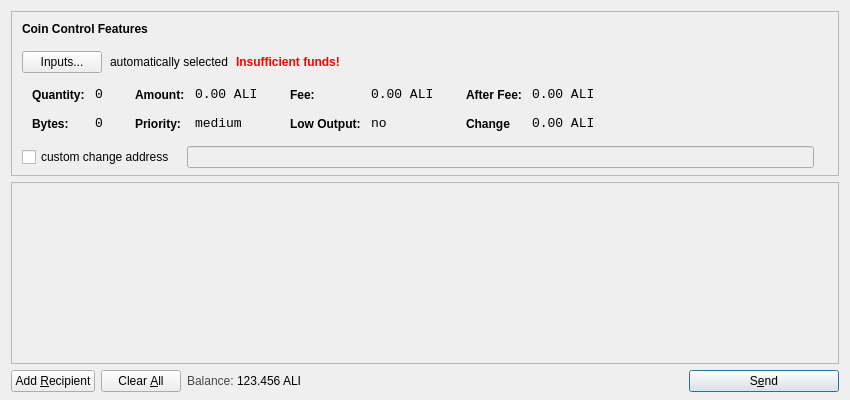
<?xml version="1.0" encoding="UTF-8"?>
<ui version="4.0">
 <class>SendCoinsDialog</class>
 <widget class="QDialog" name="SendCoinsDialog">
  <property name="geometry">
   <rect>
    <x>0</x>
    <y>0</y>
    <width>850</width>
    <height>400</height>
   </rect>
  </property>
  <property name="windowTitle">
   <string>Send Coins</string>
  </property>
  <layout class="QVBoxLayout" name="verticalLayout" stretch="0,1,0">
   <property name="bottomMargin">
    <number>8</number>
   </property>
   <item>
    <widget class="QFrame" name="frameCoinControl">
     <property name="sizePolicy">
      <sizepolicy hsizetype="Expanding" vsizetype="Expanding">
       <horstretch>0</horstretch>
       <verstretch>0</verstretch>
      </sizepolicy>
     </property>
     <property name="maximumSize">
      <size>
       <width>16777215</width>
       <height>16777215</height>
      </size>
     </property>
     <property name="frameShape">
      <enum>QFrame::StyledPanel</enum>
     </property>
     <property name="frameShadow">
      <enum>QFrame::Sunken</enum>
     </property>
     <layout class="QVBoxLayout" name="verticalLayoutCoinControl2">
      <property name="spacing">
       <number>6</number>
      </property>
      <property name="leftMargin">
       <number>0</number>
      </property>
      <property name="topMargin">
       <number>0</number>
      </property>
      <property name="rightMargin">
       <number>0</number>
      </property>
      <property name="bottomMargin">
       <number>6</number>
      </property>
      <item>
       <layout class="QVBoxLayout" name="verticalLayoutCoinControl" stretch="0,0,0,0,1">
        <property name="spacing">
         <number>0</number>
        </property>
        <property name="leftMargin">
         <number>10</number>
        </property>
        <property name="topMargin">
         <number>10</number>
        </property>
        <item>
         <layout class="QHBoxLayout" name="horizontalLayoutCoinControl1">
          <property name="bottomMargin">
           <number>15</number>
          </property>
          <item>
           <widget class="QLabel" name="labelCoinControlFeatures">
            <property name="sizePolicy">
             <sizepolicy hsizetype="Preferred" vsizetype="Maximum">
              <horstretch>0</horstretch>
              <verstretch>0</verstretch>
             </sizepolicy>
            </property>
            <property name="font">
             <font>
              <weight>75</weight>
              <bold>true</bold>
             </font>
            </property>
            <property name="styleSheet">
             <string notr="true">font-weight:bold;</string>
            </property>
            <property name="text">
             <string>Coin Control Features</string>
            </property>
           </widget>
          </item>
         </layout>
        </item>
        <item>
         <layout class="QHBoxLayout" name="horizontalLayoutCoinControl2" stretch="0,0,0,0">
          <property name="spacing">
           <number>8</number>
          </property>
          <property name="bottomMargin">
           <number>10</number>
          </property>
          <item>
           <widget class="QPushButton" name="pushButtonCoinControl">
            <property name="styleSheet">
             <string notr="true"/>
            </property>
            <property name="text">
             <string>Inputs...</string>
            </property>
           </widget>
          </item>
          <item>
           <widget class="QLabel" name="labelCoinControlAutomaticallySelected">
            <property name="text">
             <string>automatically selected</string>
            </property>
            <property name="margin">
             <number>5</number>
            </property>
           </widget>
          </item>
          <item>
           <widget class="QLabel" name="labelCoinControlInsuffFunds">
            <property name="font">
             <font>
              <weight>75</weight>
              <bold>true</bold>
             </font>
            </property>
            <property name="styleSheet">
             <string notr="true">color:red;font-weight:bold;</string>
            </property>
            <property name="text">
             <string>Insufficient funds!</string>
            </property>
            <property name="margin">
             <number>5</number>
            </property>
           </widget>
          </item>
          <item>
           <spacer name="horizontalSpacerCoinControl">
            <property name="orientation">
             <enum>Qt::Horizontal</enum>
            </property>
            <property name="sizeHint" stdset="0">
             <size>
              <width>40</width>
              <height>1</height>
             </size>
            </property>
           </spacer>
          </item>
         </layout>
        </item>
        <item>
         <widget class="QWidget" name="widgetCoinControl" native="true">
          <property name="sizePolicy">
           <sizepolicy hsizetype="Preferred" vsizetype="Preferred">
            <horstretch>0</horstretch>
            <verstretch>0</verstretch>
           </sizepolicy>
          </property>
          <property name="minimumSize">
           <size>
            <width>0</width>
            <height>0</height>
           </size>
          </property>
          <property name="styleSheet">
           <string notr="true"/>
          </property>
          <layout class="QHBoxLayout" name="horizontalLayoutCoinControl5">
           <property name="leftMargin">
            <number>0</number>
           </property>
           <property name="topMargin">
            <number>0</number>
           </property>
           <property name="rightMargin">
            <number>0</number>
           </property>
           <property name="bottomMargin">
            <number>0</number>
           </property>
           <item>
            <layout class="QHBoxLayout" name="horizontalLayoutCoinControl3" stretch="0,0,0,1">
             <property name="spacing">
              <number>20</number>
             </property>
             <property name="topMargin">
              <number>0</number>
             </property>
             <property name="bottomMargin">
              <number>10</number>
             </property>
             <item>
              <layout class="QFormLayout" name="formLayoutCoinControl1">
               <property name="horizontalSpacing">
                <number>10</number>
               </property>
               <property name="verticalSpacing">
                <number>14</number>
               </property>
               <property name="leftMargin">
                <number>10</number>
               </property>
               <property name="topMargin">
                <number>4</number>
               </property>
               <property name="rightMargin">
                <number>6</number>
               </property>
               <item row="0" column="0">
                <widget class="QLabel" name="labelCoinControlQuantityText">
                 <property name="styleSheet">
                  <string notr="true">font-weight:bold;</string>
                 </property>
                 <property name="text">
                  <string>Quantity:</string>
                 </property>
                 <property name="margin">
                  <number>0</number>
                 </property>
                </widget>
               </item>
               <item row="0" column="1">
                <widget class="QLabel" name="labelCoinControlQuantity">
                 <property name="font">
                  <font>
                   <family>Monospace</family>
                   <pointsize>10</pointsize>
                  </font>
                 </property>
                 <property name="cursor">
                  <cursorShape>IBeamCursor</cursorShape>
                 </property>
                 <property name="contextMenuPolicy">
                  <enum>Qt::ActionsContextMenu</enum>
                 </property>
                 <property name="text">
                  <string>0</string>
                 </property>
                 <property name="margin">
                  <number>0</number>
                 </property>
                 <property name="textInteractionFlags">
                  <set>Qt::LinksAccessibleByMouse|Qt::TextSelectableByKeyboard|Qt::TextSelectableByMouse</set>
                 </property>
                </widget>
               </item>
               <item row="1" column="0">
                <widget class="QLabel" name="labelCoinControlBytesText">
                 <property name="styleSheet">
                  <string notr="true">font-weight:bold;</string>
                 </property>
                 <property name="text">
                  <string>Bytes:</string>
                 </property>
                </widget>
               </item>
               <item row="1" column="1">
                <widget class="QLabel" name="labelCoinControlBytes">
                 <property name="font">
                  <font>
                   <family>Monospace</family>
                   <pointsize>10</pointsize>
                  </font>
                 </property>
                 <property name="cursor">
                  <cursorShape>IBeamCursor</cursorShape>
                 </property>
                 <property name="contextMenuPolicy">
                  <enum>Qt::ActionsContextMenu</enum>
                 </property>
                 <property name="text">
                  <string>0</string>
                 </property>
                 <property name="textInteractionFlags">
                  <set>Qt::LinksAccessibleByMouse|Qt::TextSelectableByKeyboard|Qt::TextSelectableByMouse</set>
                 </property>
                </widget>
               </item>
              </layout>
             </item>
             <item>
              <layout class="QFormLayout" name="formLayoutCoinControl2">
               <property name="horizontalSpacing">
                <number>10</number>
               </property>
               <property name="verticalSpacing">
                <number>14</number>
               </property>
               <property name="leftMargin">
                <number>6</number>
               </property>
               <property name="topMargin">
                <number>4</number>
               </property>
               <property name="rightMargin">
                <number>6</number>
               </property>
               <item row="0" column="0">
                <widget class="QLabel" name="labelCoinControlAmountText">
                 <property name="styleSheet">
                  <string notr="true">font-weight:bold;</string>
                 </property>
                 <property name="text">
                  <string>Amount:</string>
                 </property>
                 <property name="margin">
                  <number>0</number>
                 </property>
                </widget>
               </item>
               <item row="0" column="1">
                <widget class="QLabel" name="labelCoinControlAmount">
                 <property name="font">
                  <font>
                   <family>Monospace</family>
                   <pointsize>10</pointsize>
                  </font>
                 </property>
                 <property name="cursor">
                  <cursorShape>IBeamCursor</cursorShape>
                 </property>
                 <property name="contextMenuPolicy">
                  <enum>Qt::ActionsContextMenu</enum>
                 </property>
                 <property name="text">
                  <string>0.00 ALI</string>
                 </property>
                 <property name="textInteractionFlags">
                  <set>Qt::LinksAccessibleByMouse|Qt::TextSelectableByKeyboard|Qt::TextSelectableByMouse</set>
                 </property>
                </widget>
               </item>
               <item row="1" column="0">
                <widget class="QLabel" name="labelCoinControlPriorityText">
                 <property name="styleSheet">
                  <string notr="true">font-weight:bold;</string>
                 </property>
                 <property name="text">
                  <string>Priority:</string>
                 </property>
                </widget>
               </item>
               <item row="1" column="1">
                <widget class="QLabel" name="labelCoinControlPriority">
                 <property name="font">
                  <font>
                   <family>Monospace</family>
                   <pointsize>10</pointsize>
                  </font>
                 </property>
                 <property name="cursor">
                  <cursorShape>IBeamCursor</cursorShape>
                 </property>
                 <property name="contextMenuPolicy">
                  <enum>Qt::ActionsContextMenu</enum>
                 </property>
                 <property name="text">
                  <string>medium</string>
                 </property>
                 <property name="textInteractionFlags">
                  <set>Qt::LinksAccessibleByMouse|Qt::TextSelectableByKeyboard|Qt::TextSelectableByMouse</set>
                 </property>
                </widget>
               </item>
              </layout>
             </item>
             <item>
              <layout class="QFormLayout" name="formLayoutCoinControl3">
               <property name="horizontalSpacing">
                <number>10</number>
               </property>
               <property name="verticalSpacing">
                <number>14</number>
               </property>
               <property name="leftMargin">
                <number>6</number>
               </property>
               <property name="topMargin">
                <number>4</number>
               </property>
               <property name="rightMargin">
                <number>6</number>
               </property>
               <item row="0" column="0">
                <widget class="QLabel" name="labelCoinControlFeeText">
                 <property name="styleSheet">
                  <string notr="true">font-weight:bold;</string>
                 </property>
                 <property name="text">
                  <string>Fee:</string>
                 </property>
                 <property name="margin">
                  <number>0</number>
                 </property>
                </widget>
               </item>
               <item row="0" column="1">
                <widget class="QLabel" name="labelCoinControlFee">
                 <property name="font">
                  <font>
                   <family>Monospace</family>
                   <pointsize>10</pointsize>
                  </font>
                 </property>
                 <property name="cursor">
                  <cursorShape>IBeamCursor</cursorShape>
                 </property>
                 <property name="contextMenuPolicy">
                  <enum>Qt::ActionsContextMenu</enum>
                 </property>
                 <property name="text">
                  <string>0.00 ALI</string>
                 </property>
                 <property name="textInteractionFlags">
                  <set>Qt::LinksAccessibleByMouse|Qt::TextSelectableByKeyboard|Qt::TextSelectableByMouse</set>
                 </property>
                </widget>
               </item>
               <item row="1" column="0">
                <widget class="QLabel" name="labelCoinControlLowOutputText">
                 <property name="styleSheet">
                  <string notr="true">font-weight:bold;</string>
                 </property>
                 <property name="text">
                  <string>Low Output:</string>
                 </property>
                </widget>
               </item>
               <item row="1" column="1">
                <widget class="QLabel" name="labelCoinControlLowOutput">
                 <property name="font">
                  <font>
                   <family>Monospace</family>
                   <pointsize>10</pointsize>
                  </font>
                 </property>
                 <property name="cursor">
                  <cursorShape>IBeamCursor</cursorShape>
                 </property>
                 <property name="contextMenuPolicy">
                  <enum>Qt::ActionsContextMenu</enum>
                 </property>
                 <property name="text">
                  <string>no</string>
                 </property>
                 <property name="textInteractionFlags">
                  <set>Qt::LinksAccessibleByMouse|Qt::TextSelectableByKeyboard|Qt::TextSelectableByMouse</set>
                 </property>
                </widget>
               </item>
              </layout>
             </item>
             <item>
              <layout class="QFormLayout" name="formLayoutCoinControl4">
               <property name="horizontalSpacing">
                <number>10</number>
               </property>
               <property name="verticalSpacing">
                <number>14</number>
               </property>
               <property name="leftMargin">
                <number>6</number>
               </property>
               <property name="topMargin">
                <number>4</number>
               </property>
               <property name="rightMargin">
                <number>6</number>
               </property>
               <item row="0" column="0">
                <widget class="QLabel" name="labelCoinControlAfterFeeText">
                 <property name="styleSheet">
                  <string notr="true">font-weight:bold;</string>
                 </property>
                 <property name="text">
                  <string>After Fee:</string>
                 </property>
                 <property name="margin">
                  <number>0</number>
                 </property>
                </widget>
               </item>
               <item row="0" column="1">
                <widget class="QLabel" name="labelCoinControlAfterFee">
                 <property name="font">
                  <font>
                   <family>Monospace</family>
                   <pointsize>10</pointsize>
                  </font>
                 </property>
                 <property name="cursor">
                  <cursorShape>IBeamCursor</cursorShape>
                 </property>
                 <property name="contextMenuPolicy">
                  <enum>Qt::ActionsContextMenu</enum>
                 </property>
                 <property name="text">
                  <string>0.00 ALI</string>
                 </property>
                 <property name="textInteractionFlags">
                  <set>Qt::LinksAccessibleByMouse|Qt::TextSelectableByKeyboard|Qt::TextSelectableByMouse</set>
                 </property>
                </widget>
               </item>
               <item row="1" column="0">
                <widget class="QLabel" name="labelCoinControlChangeText">
                 <property name="styleSheet">
                  <string notr="true">font-weight:bold;</string>
                 </property>
                 <property name="text">
                  <string>Change</string>
                 </property>
                </widget>
               </item>
               <item row="1" column="1">
                <widget class="QLabel" name="labelCoinControlChange">
                 <property name="font">
                  <font>
                   <family>Monospace</family>
                   <pointsize>10</pointsize>
                  </font>
                 </property>
                 <property name="cursor">
                  <cursorShape>IBeamCursor</cursorShape>
                 </property>
                 <property name="contextMenuPolicy">
                  <enum>Qt::ActionsContextMenu</enum>
                 </property>
                 <property name="text">
                  <string>0.00 ALI</string>
                 </property>
                 <property name="textInteractionFlags">
                  <set>Qt::LinksAccessibleByMouse|Qt::TextSelectableByKeyboard|Qt::TextSelectableByMouse</set>
                 </property>
                </widget>
               </item>
              </layout>
             </item>
            </layout>
           </item>
          </layout>
         </widget>
        </item>
        <item>
         <layout class="QHBoxLayout" name="horizontalLayoutCoinControl4" stretch="0,0,0">
          <property name="spacing">
           <number>12</number>
          </property>
          <property name="sizeConstraint">
           <enum>QLayout::SetDefaultConstraint</enum>
          </property>
          <property name="topMargin">
           <number>5</number>
          </property>
          <property name="rightMargin">
           <number>5</number>
          </property>
          <item>
           <widget class="QCheckBox" name="checkBoxCoinControlChange">
            <property name="text">
             <string>custom change address</string>
            </property>
           </widget>
          </item>
          <item>
           <widget class="QLineEdit" name="lineEditCoinControlChange">
            <property name="enabled">
             <bool>false</bool>
            </property>
            <property name="sizePolicy">
             <sizepolicy hsizetype="Expanding" vsizetype="Fixed">
              <horstretch>0</horstretch>
              <verstretch>0</verstretch>
             </sizepolicy>
            </property>
           </widget>
          </item>
          <item>
           <widget class="QLabel" name="labelCoinControlChangeLabel">
            <property name="sizePolicy">
             <sizepolicy hsizetype="Preferred" vsizetype="Expanding">
              <horstretch>0</horstretch>
              <verstretch>0</verstretch>
             </sizepolicy>
            </property>
            <property name="minimumSize">
             <size>
              <width>0</width>
              <height>0</height>
             </size>
            </property>
            <property name="text">
             <string/>
            </property>
            <property name="margin">
             <number>3</number>
            </property>
           </widget>
          </item>
         </layout>
        </item>
        <item>
         <spacer name="verticalSpacerCoinControl">
          <property name="orientation">
           <enum>Qt::Vertical</enum>
          </property>
          <property name="sizeHint" stdset="0">
           <size>
            <width>800</width>
            <height>1</height>
           </size>
          </property>
         </spacer>
        </item>
       </layout>
      </item>
     </layout>
    </widget>
   </item>
   <item>
    <widget class="QScrollArea" name="scrollArea">
     <property name="widgetResizable">
      <bool>true</bool>
     </property>
     <widget class="QWidget" name="scrollAreaWidgetContents">
      <property name="geometry">
       <rect>
        <x>0</x>
        <y>0</y>
        <width>830</width>
        <height>173</height>
       </rect>
      </property>
      <layout class="QVBoxLayout" name="verticalLayout_2">
       <property name="leftMargin">
        <number>0</number>
       </property>
       <property name="topMargin">
        <number>0</number>
       </property>
       <property name="rightMargin">
        <number>0</number>
       </property>
       <property name="bottomMargin">
        <number>0</number>
       </property>
       <item>
        <layout class="QVBoxLayout" name="entries">
         <property name="spacing">
          <number>6</number>
         </property>
        </layout>
       </item>
       <item>
        <spacer name="verticalSpacer">
         <property name="orientation">
          <enum>Qt::Vertical</enum>
         </property>
         <property name="sizeHint" stdset="0">
          <size>
           <width>20</width>
           <height>40</height>
          </size>
         </property>
        </spacer>
       </item>
      </layout>
     </widget>
    </widget>
   </item>
   <item>
    <layout class="QHBoxLayout" name="horizontalLayout">
     <item>
      <widget class="QPushButton" name="addButton">
       <property name="toolTip">
        <string>Send to multiple recipients at once</string>
       </property>
       <property name="text">
        <string>Add &amp;Recipient</string>
       </property>
       <property name="icon">
        <iconset resource="../bitcoin.qrc">
         <normaloff>:/icons/add</normaloff>:/icons/add</iconset>
       </property>
       <property name="autoDefault">
        <bool>false</bool>
       </property>
      </widget>
     </item>
     <item>
      <widget class="QPushButton" name="clearButton">
       <property name="sizePolicy">
        <sizepolicy hsizetype="Minimum" vsizetype="Fixed">
         <horstretch>0</horstretch>
         <verstretch>0</verstretch>
        </sizepolicy>
       </property>
       <property name="toolTip">
        <string>Remove all transaction fields</string>
       </property>
       <property name="text">
        <string>Clear &amp;All</string>
       </property>
       <property name="icon">
        <iconset resource="../bitcoin.qrc">
         <normaloff>:/icons/remove</normaloff>:/icons/remove</iconset>
       </property>
       <property name="autoRepeatDelay">
        <number>300</number>
       </property>
       <property name="autoDefault">
        <bool>false</bool>
       </property>
      </widget>
     </item>
     <item>
      <layout class="QHBoxLayout" name="horizontalLayout_2">
       <property name="spacing">
        <number>3</number>
       </property>
       <item>
        <widget class="QLabel" name="label">
         <property name="sizePolicy">
          <sizepolicy hsizetype="Preferred" vsizetype="Fixed">
           <horstretch>0</horstretch>
           <verstretch>0</verstretch>
          </sizepolicy>
         </property>
         <property name="styleSheet">
          <string notr="true">#label { color: #464747; }</string>
         </property>
         <property name="text">
          <string>Balance:</string>
         </property>
        </widget>
       </item>
       <item>
        <widget class="QLabel" name="labelBalance">
         <property name="sizePolicy">
          <sizepolicy hsizetype="Preferred" vsizetype="Fixed">
           <horstretch>0</horstretch>
           <verstretch>0</verstretch>
          </sizepolicy>
         </property>
         <property name="cursor">
          <cursorShape>IBeamCursor</cursorShape>
         </property>
         <property name="styleSheet">
          <string notr="true">#label { color: #464747; }</string>
         </property>
         <property name="text">
          <string>123.456 ALI</string>
         </property>
         <property name="textInteractionFlags">
          <set>Qt::LinksAccessibleByMouse|Qt::TextSelectableByKeyboard|Qt::TextSelectableByMouse</set>
         </property>
        </widget>
       </item>
      </layout>
     </item>
     <item>
      <spacer name="horizontalSpacer">
       <property name="orientation">
        <enum>Qt::Horizontal</enum>
       </property>
       <property name="sizeHint" stdset="0">
        <size>
         <width>40</width>
         <height>20</height>
        </size>
       </property>
      </spacer>
     </item>
     <item>
      <widget class="QPushButton" name="sendButton">
       <property name="minimumSize">
        <size>
         <width>150</width>
         <height>0</height>
        </size>
       </property>
       <property name="toolTip">
        <string>Confirm the send action</string>
       </property>
       <property name="text">
        <string>S&amp;end</string>
       </property>
       <property name="icon">
        <iconset resource="../bitcoin.qrc">
         <normaloff>:/icons/send</normaloff>:/icons/send</iconset>
       </property>
       <property name="default">
        <bool>true</bool>
       </property>
      </widget>
     </item>
    </layout>
   </item>
  </layout>
 </widget>
 <resources>
  <include location="../bitcoin.qrc"/>
 </resources>
 <connections/>
</ui>
